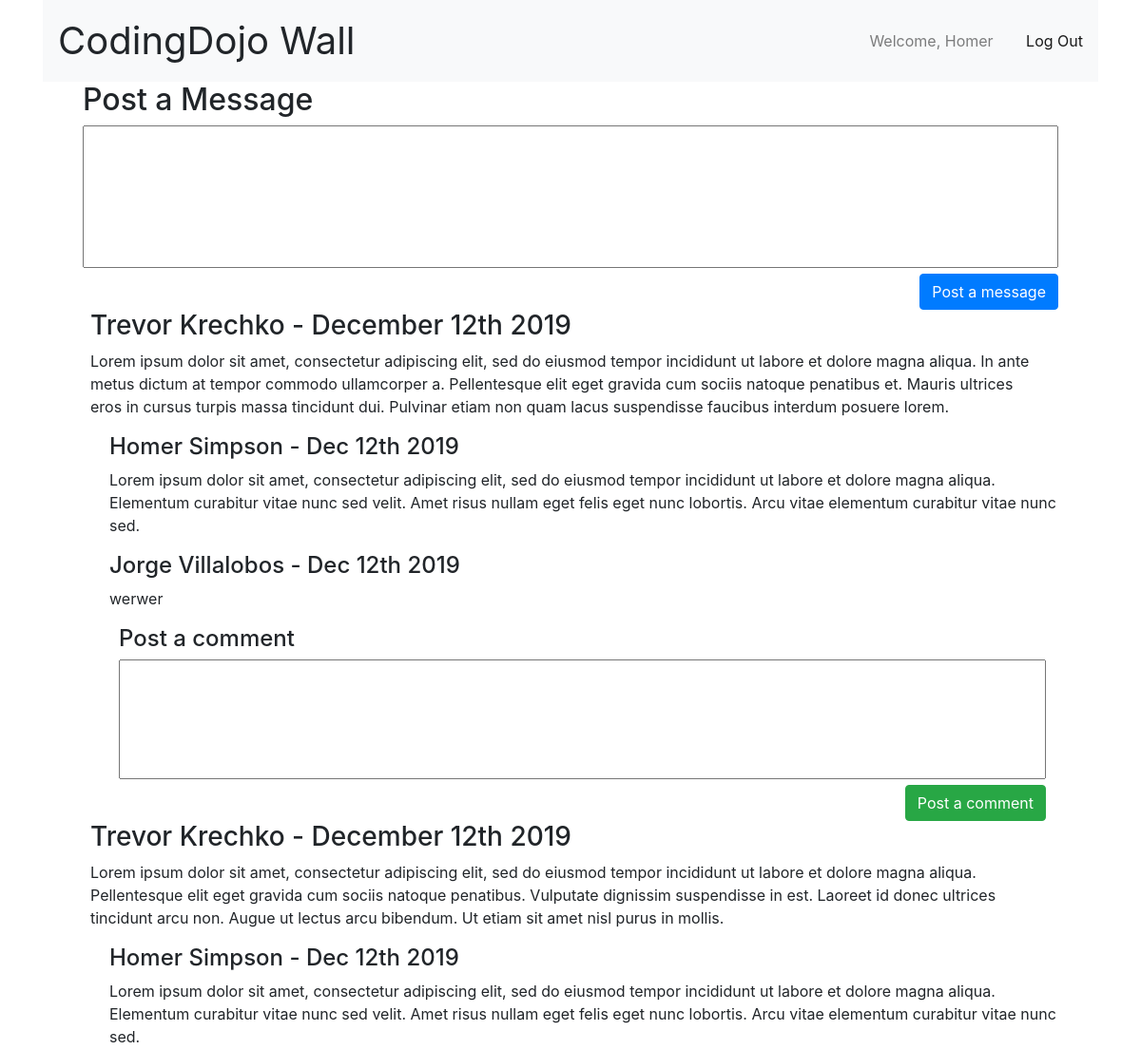
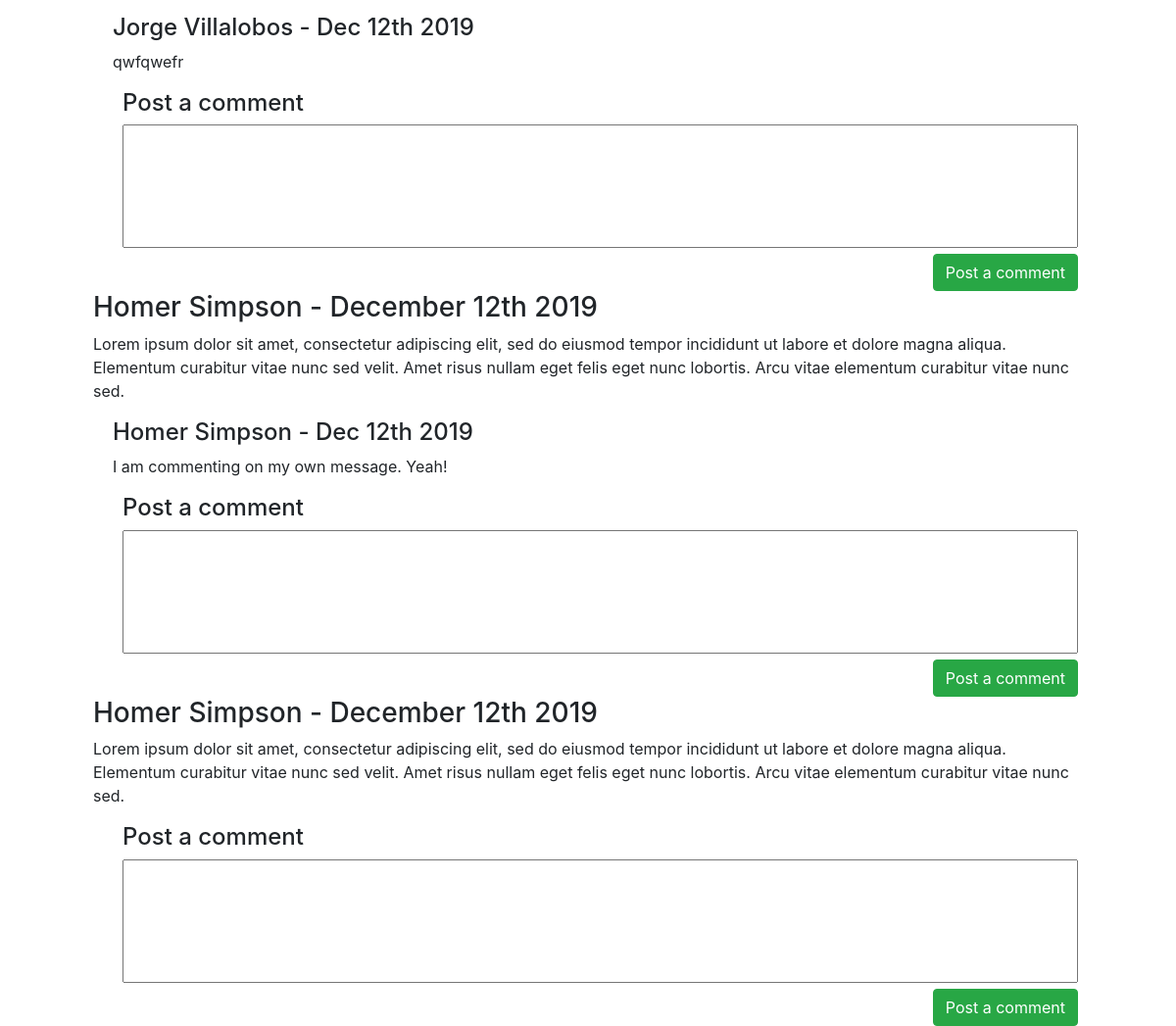
The app's page /wall (signed in) with its own data (2 pictures, top to bottom).
### the_wall_app/models.py (models this page shows)
class User(models.Model):
    fname = models.CharField(max_length=60)
    lname = models.CharField(max_length=60)
    email = models.CharField(max_length=255)
    password = models.CharField(max_length=255)
    created_at = models.DateTimeField(auto_now_add=True)
    updated_at = models.DateTimeField(auto_now=True)
    objects = UserManager()

class Message(models.Model):
    user_id = models.ForeignKey(User, related_name="messages", on_delete=models.CASCADE)
    message = models.message = models.TextField()
    created_at = models.DateTimeField(auto_now_add=True)
    updated_at = models.DateTimeField(auto_now=True)

class Comment(models.Model):
    message_id = models.ForeignKey(Message, related_name="comments", on_delete=models.CASCADE)
    user_id = models.ForeignKey(User, related_name="comments", on_delete=models.CASCADE)
    comment = models.TextField()
    created_at = models.DateTimeField(auto_now_add=True)
    updated_at = models.DateTimeField(auto_now=True)

### the_wall_app/views.py (the view)
# urls.py: path('wall', views.wall),
def wall(request):
    if 'id' not in request.session:
        messages.error(request, 'Please login first')
        return redirect('/')
    user = User.objects.get(id=request.session['id'])
    thirty_min_ago = timezone.now() - timedelta(minutes=30)
    tmessages = Message.objects.all()
    for message in tmessages:
        message.recent = message.created_at >= thirty_min_ago
    context = {
        'messages': tmessages,
        'user': user,
    }
    return render(request, 'wall.html', context)

### the_wall_app/templates/wall.html (shortened to what this page needs)
<!DOCTYPE html>
<html lang="en">
<head>
    {%  load static %}
    <link rel="stylesheet" href="https://stackpath.bootstrapcdn.com/bootstrap/4.3.1/css/bootstrap.min.css">
    <link rel="stylesheet" href="{% static 'styles.css' %}">
</head>
<body>
    <div class="container">
        <nav class="navbar navbar-light bg-light title_bar">
            <a class="navbar-brand">CodingDojo Wall</a>
            <span class="navbar-text">
                Welcome, {{ user.fname }}
                <a href="/logout" class="log_out">Log Out</a>
            </span>
        </nav>
        <div class="row">
            <form class="post_message_form" action="create_message" method="POST">
                <div class="row">
                    <div class="col-md-12">
                        <h2>Post a Message</h2>
                    </div>
                </div>
                <div class="row">
                    <div class="col-md-12">
                        <textarea name="message" id="" rows="6"></textarea>
                    </div>
                </div>
                <div class="row">
                    <div class="col-md-12 btn_row">
                        <button class="btn btn-primary" type="submit">Post a message</button>
                    </div>
                </div>
            </form>
        </div>
        {% for message in messages%}
        <div class="row">
            <div class="col-md-12 msg_comm_area">
                <div class="row">
                    <div class="col-md-12 msg">
                        <h3>{{message.user_id.fname}} {{message.user_id.lname}} - {{message.created_at | date:"F jS Y" }} </h3>
                        <p>{{ message.message }}</p>
                    </div>
                </div>
                {% for comment in message.comments.all %}
                <div class="row">
                    <div class="col-md-12 comm">
                        <h4>{{ comment.user_id.fname }} {{ comment.user_id.lname }} - {{ comment.created_at | date:"M jS Y" }}</h4>
                        <p>{{ comment.comment }}</p>
                    </div>
                </div>
                {% endfor %}
                <div class="row">
                    <div class="col-md-12">
                        <form class='comm_form' action="post_comment" method="POST">
                            <div class="row">
                                <div class="col-md-12">
                                    <h4>Post a comment</h4>
                                </div>
                            </div>
                            <div class="row">
                                <div class="col-md-12">
                                    <textarea name="comment" rows="5"></textarea>
                                </div>
                            </div>
                            <div class="row">
                                <div class="col-md-12 btn_row">
                                    <button class="btn btn-success" type="submit">Post a comment</button>
                                </div>
                            </div>
                        </form>
                    </div>
                </div>
            </div>
        </div>
        {% endfor %}
    </div>
</body>
</html>

### the_wall_app/static/styles.css (style rules this page uses)
.navbar-brand { font-size: 40px; padding-left: 0; }
.navbar-text a { padding-left: 30px; }
.post_message_form { width: 90%; margin: 0 auto; }
.post_message_form textarea { width: 100%; resize: none; }
.btn_row { text-align: right; }
.msg_comm_area { margin-left: 50px; padding-right: 120px; }
.comm { margin-left: 20px; }
.comm_form { margin-left: 30px; }
.comm_form textarea { width: 100%; margin: 0 auto; resize: none; }

### records on screen
User: fname "Homer"
Message: user_id.fname "Trevor", user_id.lname "Krechko", created_at "December 12th 2019", message "Lorem ipsum dolor sit amet, consectetur adipiscing elit, sed do eiusmod tempor incididunt ut labore et dolore magna aliqua. In ante metus dictum at tempor commodo ullamcorper a. Pellentesque elit eget gravida cum sociis natoque penatibus et. Mauris ultrices eros in cursus turpis massa tincidunt dui. Pulvinar etiam non quam lacus suspendisse faucibus interdum posuere lorem."
Comment: user_id.fname "Homer", user_id.lname "Simpson", created_at "Dec 12th 2019", comment "Lorem ipsum dolor sit amet, consectetur adipiscing elit, sed do eiusmod tempor incididunt ut labore et dolore magna aliqua. Elementum curabitur vitae nunc sed velit. Amet risus nullam eget felis eget nunc lobortis. Arcu vitae elementum curabitur vitae nunc sed."
Comment: user_id.fname "Jorge", user_id.lname "Villalobos", created_at "Dec 12th 2019", comment "werwer"
Message: user_id.fname "Trevor", user_id.lname "Krechko", created_at "December 12th 2019", message "Lorem ipsum dolor sit amet, consectetur adipiscing elit, sed do eiusmod tempor incididunt ut labore et dolore magna aliqua. Pellentesque elit eget gravida cum sociis natoque penatibus. Vulputate dignissim suspendisse in est. Laoreet id donec ultrices tincidunt arcu non. Augue ut lectus arcu bibendum. Ut etiam sit amet nisl purus in mollis."
Comment: user_id.fname "Homer", user_id.lname "Simpson", created_at "Dec 12th 2019", comment "Lorem ipsum dolor sit amet, consectetur adipiscing elit, sed do eiusmod tempor incididunt ut labore et dolore magna aliqua. Elementum curabitur vitae nunc sed velit. Amet risus nullam eget felis eget nunc lobortis. Arcu vitae elementum curabitur vitae nunc sed."
Comment: user_id.fname "Jorge", user_id.lname "Villalobos", created_at "Dec 12th 2019", comment "qwfqwefr"
Message: user_id.fname "Homer", user_id.lname "Simpson", created_at "December 12th 2019", message "Lorem ipsum dolor sit amet, consectetur adipiscing elit, sed do eiusmod tempor incididunt ut labore et dolore magna aliqua. Elementum curabitur vitae nunc sed velit. Amet risus nullam eget felis eget nunc lobortis. Arcu vitae elementum curabitur vitae nunc sed."
Comment: user_id.fname "Homer", user_id.lname "Simpson", created_at "Dec 12th 2019", comment "I am commenting on my own message. Yeah!"
Message: user_id.fname "Homer", user_id.lname "Simpson", created_at "December 12th 2019", message "Lorem ipsum dolor sit amet, consectetur adipiscing elit, sed do eiusmod tempor incididunt ut labore et dolore magna aliqua. Elementum curabitur vitae nunc sed velit. Amet risus nullam eget felis eget nunc lobortis. Arcu vitae elementum curabitur vitae nunc sed."
